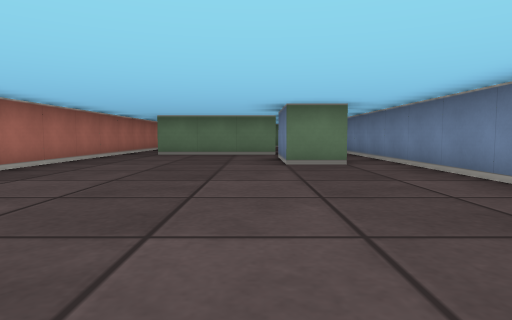
[1] (above)

12 first-person views from a walk through a cub3D level. The camera is about half as high as the walls, tilts 4° down and sees 75° across. The floor is counted in squares. Each view is taken from the middle of a square. On the plan, view 1 faces up. The plan holds only what a view shows up to about 9 squares ahead; the rest is blank.

[2]
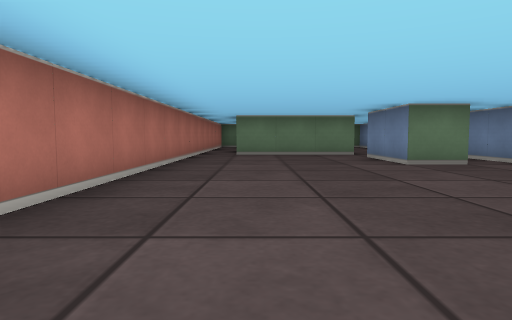

[3]
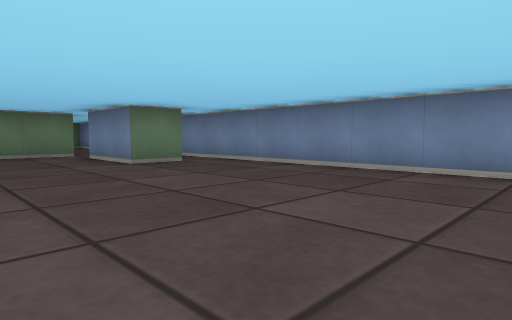

[4]
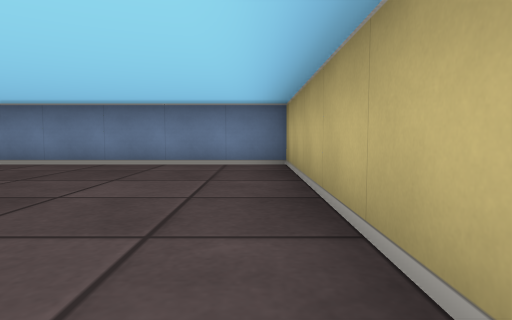

[5]
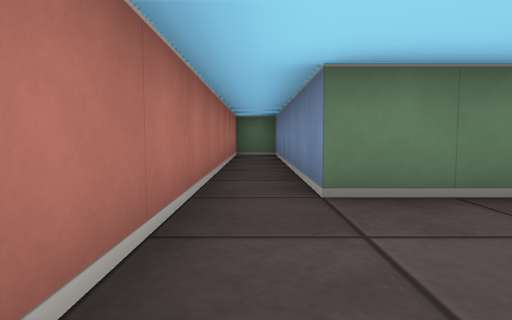

[6]
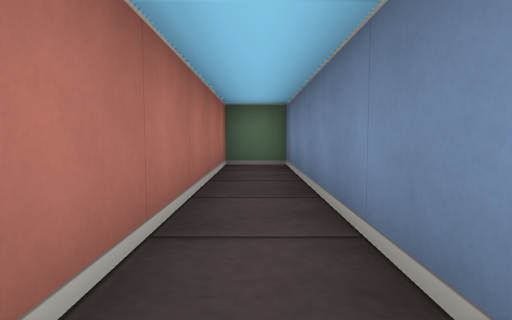

[7]
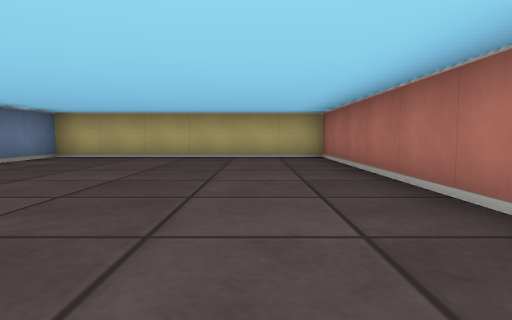

[8]
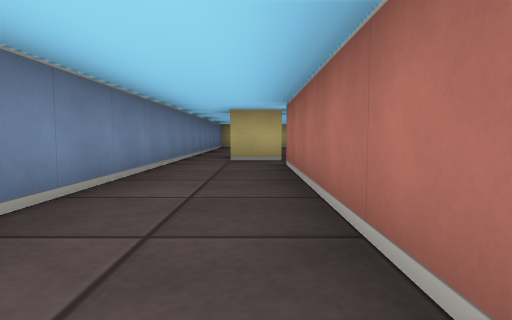

[9]
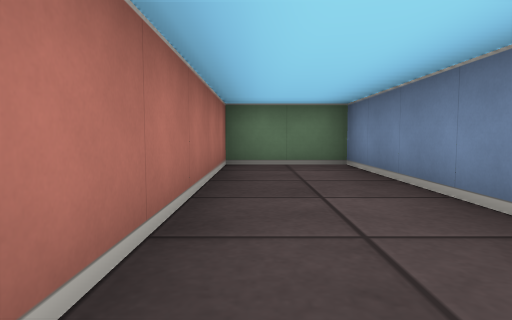

[10]
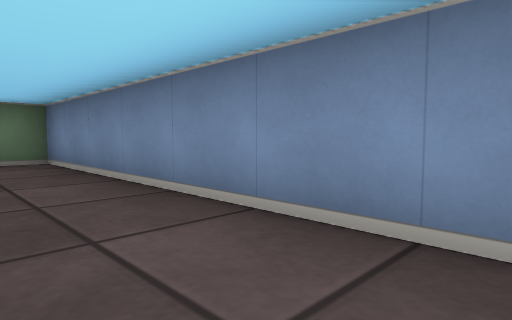

[11]
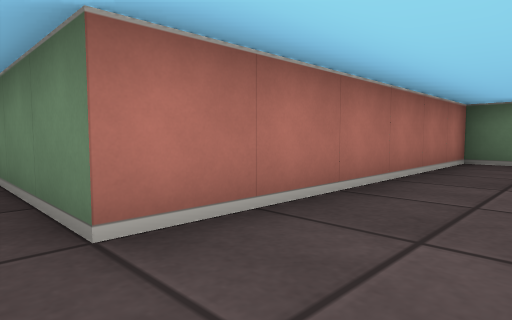

[12]
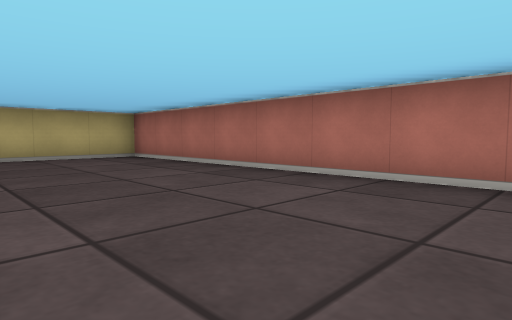

### Floor plan
Points are (right, up) in squares from view 1. A wall is a line through its corners. A room is listed if a view was taken in it or the views show most of it. See-through windows are left out.
Room 1 (views 1, 2, 3, 4, 5, 6, 7, 10, 12)
walls: (1.6, 5.5) (0.5, 5.5) (0.5, 7.5) (1.5, 7.5); (0.5, 8.5) (-2.5, 8.5) (-2.5, 14.5) (-3.5, 14.5) (-3.5, -0.5) (2.5, -0.5) (2.5, 7.5)
ways out: opening at (1, 8) to room 2; opening at (2, 6.5) to room 2
Room 2 (views 8, 9, 11)
walls: (2.5, 7.5) (2.5, 14.5) (0.5, 14.5) (0.5, 8.5)
ways out: opening at (1, 8) to room 1; opening at (2, 6.5) to room 1

Positions as (right, up) in squares from view 1, and headings:
1: (0, 0), facing up
2: (-2, 0), facing up
3: (-2, 0), facing up-right
4: (-3, 0), facing right
5: (-3, 6), facing up
6: (-3, 9), facing up
7: (-2, 7), facing down
8: (1, 14), facing down
9: (1, 9), facing up
10: (1, 8), facing up-right
11: (2, 8), facing up-left
12: (0, 7), facing down-left
